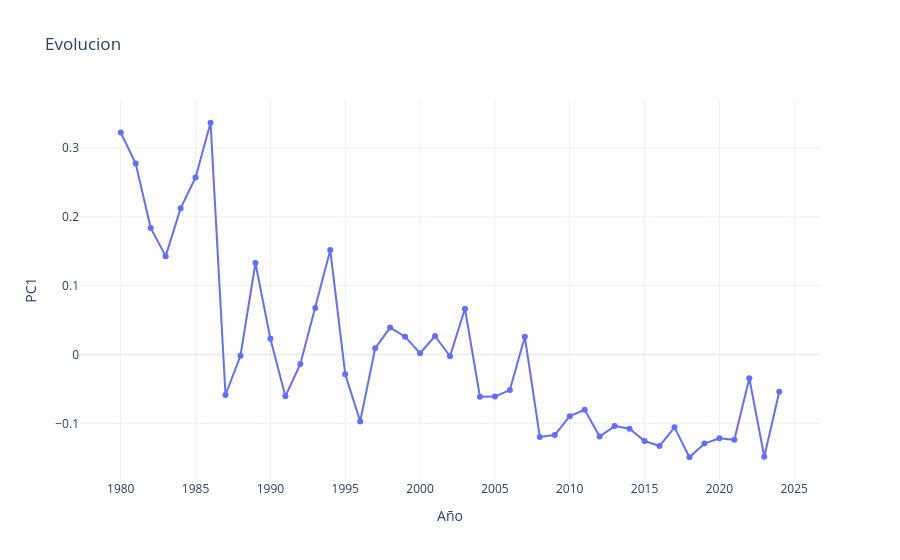

Notebook source saved alongside this figure:
### Code cell
vectores = np.array([item["vector"] for item in historia])
years = [item["year"] for item in historia]

pca_1d = PCA(n_components=1)
coord_y_original = pca_1d.fit_transform(vectores).flatten()

df_flujo = pd.DataFrame({
    'year': years,
    'y_original': coord_y_original
})

# Grafico de linea
fig = px.line(
    df_flujo, 
    x='year', 
    y='y_original',
    title="Evolucion",
    labels={'y_original': 'PC1', 'year': 'Año'},
    markers=True, # ñuntos de cada año
    template="plotly_white"
)

#fig.update_traces(line_shape='spline', line_width=4) #esto es unicamente para "suavizar las esquinas"
fig.show()

### Figure 1 — Plotly figure (JSON) as saved in the notebook; plotly's stock layout.template omitted (floating-point values rounded to 4 significant figures)
{"data": [{"hovertemplate": "Año=%{x}<br>PC1=%{y}<extra></extra>", "legendgroup": "", "line": {"color": "#636efa", "dash": "solid"}, "marker": {"symbol": "circle"}, "mode": "lines+markers", "name": "", "orientation": "v", "showlegend": false, "type": "scatter", "x": [1980, 1981, 1982, 1983, 1984, 1985, 1986, 1987, 1988, 1989, 1990, 1991, 1992, 1993, 1994, 1995, 1996, 1997, 1998, 1999, 2000, 2001, 2002, 2003, 2004, 2005, 2006, 2007, 2008, 2009, 2010, 2011, 2012, 2013, 2014, 2015, 2016, 2017, 2018, 2019, 2020, 2021, 2022, 2023, 2024], "xaxis": "x", "y": [0.3224, 0.2774, 0.1838, 0.1429, 0.2123, 0.2571, 0.3367, -0.05886, -0.001865, 0.1329, 0.02271, -0.06081, -0.01386, 0.06748, 0.1517, -0.02871, -0.09725, 0.009003, 0.03912, 0.02587, 0.001886, 0.02686, -0.002529, 0.06651, -0.06141, -0.06122, -0.05177, 0.02575, -0.1197, -0.117, -0.08964, -0.08037, -0.1191, -0.1041, -0.1078, -0.1258, -0.133, -0.1059, -0.1493, -0.1295, -0.1216, -0.124, -0.03445, -0.1485, -0.05409], "yaxis": "y"}], "layout": {"legend": {"tracegroupgap": 0}, "title": {"text": "Evolucion"}, "xaxis": {"anchor": "y", "domain": [0, 1], "title": {"text": "Año"}}, "yaxis": {"anchor": "x", "domain": [0, 1], "title": {"text": "PC1"}}}}
